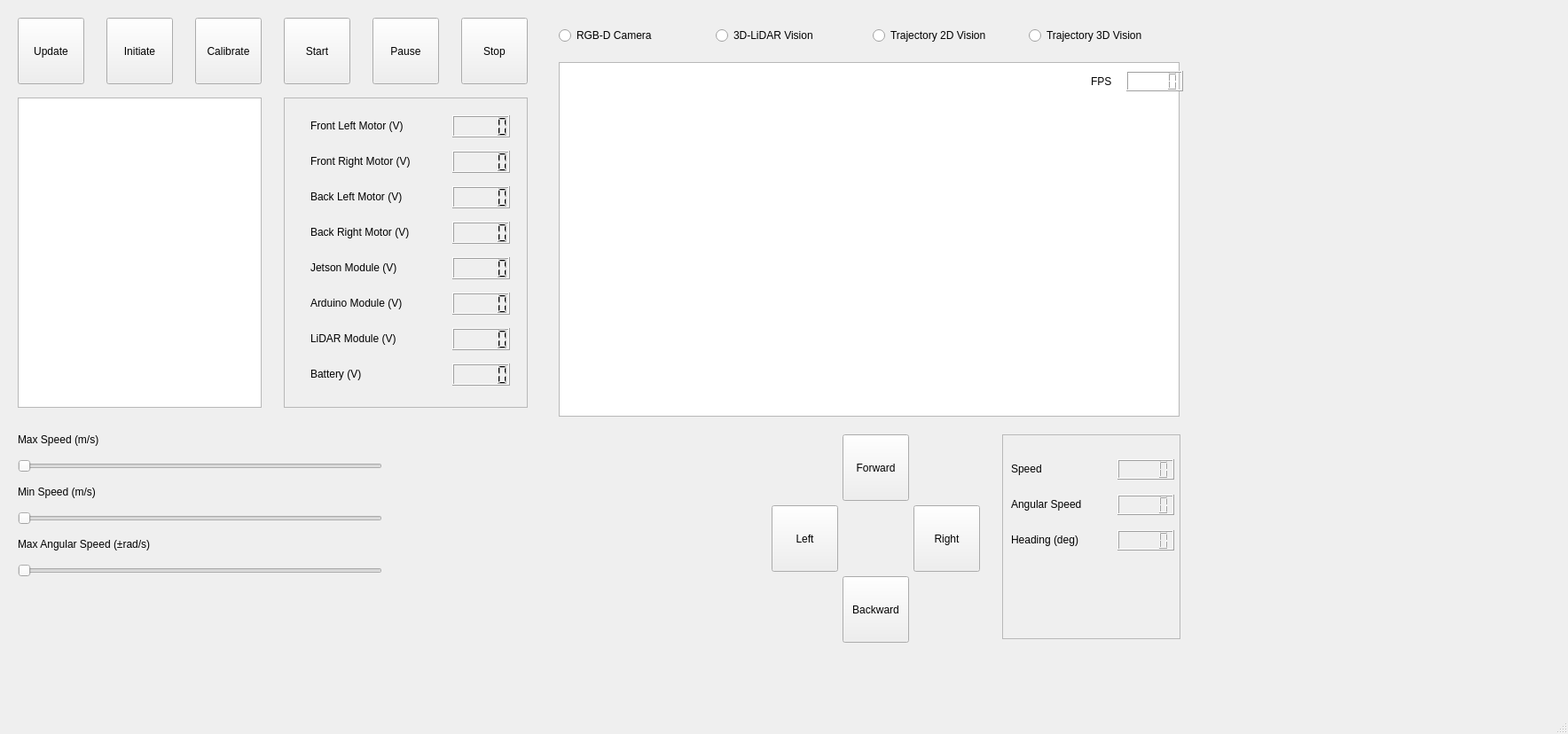
<?xml version="1.0" encoding="UTF-8"?>
<ui version="4.0">
 <class>MainWindow</class>
 <widget class="QMainWindow" name="MainWindow">
  <property name="geometry">
   <rect>
    <x>0</x>
    <y>0</y>
    <width>1768</width>
    <height>828</height>
   </rect>
  </property>
  <property name="windowTitle">
   <string>MainWindow</string>
  </property>
  <widget class="QWidget" name="centralwidget">
   <widget class="QPushButton" name="pushButton">
    <property name="geometry">
     <rect>
      <x>20</x>
      <y>20</y>
      <width>75</width>
      <height>75</height>
     </rect>
    </property>
    <property name="text">
     <string>Update</string>
    </property>
   </widget>
   <widget class="QPushButton" name="pushButton_2">
    <property name="geometry">
     <rect>
      <x>120</x>
      <y>20</y>
      <width>75</width>
      <height>75</height>
     </rect>
    </property>
    <property name="text">
     <string>Initiate</string>
    </property>
   </widget>
   <widget class="QPushButton" name="pushButton_3">
    <property name="geometry">
     <rect>
      <x>220</x>
      <y>20</y>
      <width>75</width>
      <height>75</height>
     </rect>
    </property>
    <property name="text">
     <string>Calibrate</string>
    </property>
   </widget>
   <widget class="QPushButton" name="pushButton_4">
    <property name="geometry">
     <rect>
      <x>320</x>
      <y>20</y>
      <width>75</width>
      <height>75</height>
     </rect>
    </property>
    <property name="text">
     <string>Start</string>
    </property>
   </widget>
   <widget class="QPushButton" name="pushButton_5">
    <property name="geometry">
     <rect>
      <x>420</x>
      <y>20</y>
      <width>75</width>
      <height>75</height>
     </rect>
    </property>
    <property name="text">
     <string>Pause</string>
    </property>
   </widget>
   <widget class="QPushButton" name="pushButton_6">
    <property name="geometry">
     <rect>
      <x>520</x>
      <y>20</y>
      <width>75</width>
      <height>75</height>
     </rect>
    </property>
    <property name="text">
     <string>Stop</string>
    </property>
   </widget>
   <widget class="QGraphicsView" name="graphicsView">
    <property name="geometry">
     <rect>
      <x>20</x>
      <y>110</y>
      <width>275</width>
      <height>350</height>
     </rect>
    </property>
   </widget>
   <widget class="QFrame" name="frame">
    <property name="geometry">
     <rect>
      <x>320</x>
      <y>110</y>
      <width>275</width>
      <height>350</height>
     </rect>
    </property>
    <property name="frameShape">
     <enum>QFrame::StyledPanel</enum>
    </property>
    <property name="frameShadow">
     <enum>QFrame::Raised</enum>
    </property>
    <widget class="QLCDNumber" name="lcdNumber">
     <property name="geometry">
      <rect>
       <x>190</x>
       <y>20</y>
       <width>65</width>
       <height>25</height>
      </rect>
     </property>
    </widget>
    <widget class="QLCDNumber" name="lcdNumber_2">
     <property name="geometry">
      <rect>
       <x>190</x>
       <y>60</y>
       <width>65</width>
       <height>25</height>
      </rect>
     </property>
    </widget>
    <widget class="QLCDNumber" name="lcdNumber_3">
     <property name="geometry">
      <rect>
       <x>190</x>
       <y>140</y>
       <width>65</width>
       <height>25</height>
      </rect>
     </property>
    </widget>
    <widget class="QLCDNumber" name="lcdNumber_4">
     <property name="geometry">
      <rect>
       <x>190</x>
       <y>100</y>
       <width>65</width>
       <height>25</height>
      </rect>
     </property>
    </widget>
    <widget class="QLCDNumber" name="lcdNumber_5">
     <property name="geometry">
      <rect>
       <x>190</x>
       <y>220</y>
       <width>65</width>
       <height>25</height>
      </rect>
     </property>
    </widget>
    <widget class="QLCDNumber" name="lcdNumber_6">
     <property name="geometry">
      <rect>
       <x>190</x>
       <y>260</y>
       <width>65</width>
       <height>25</height>
      </rect>
     </property>
    </widget>
    <widget class="QLCDNumber" name="lcdNumber_7">
     <property name="geometry">
      <rect>
       <x>190</x>
       <y>180</y>
       <width>65</width>
       <height>25</height>
      </rect>
     </property>
    </widget>
    <widget class="QLCDNumber" name="lcdNumber_8">
     <property name="geometry">
      <rect>
       <x>190</x>
       <y>300</y>
       <width>65</width>
       <height>25</height>
      </rect>
     </property>
    </widget>
    <widget class="QLabel" name="label">
     <property name="geometry">
      <rect>
       <x>30</x>
       <y>23</y>
       <width>141</width>
       <height>17</height>
      </rect>
     </property>
     <property name="text">
      <string>Front Left Motor (V)</string>
     </property>
    </widget>
    <widget class="QLabel" name="label_2">
     <property name="geometry">
      <rect>
       <x>30</x>
       <y>63</y>
       <width>151</width>
       <height>17</height>
      </rect>
     </property>
     <property name="text">
      <string>Front Right Motor (V)</string>
     </property>
    </widget>
    <widget class="QLabel" name="label_3">
     <property name="geometry">
      <rect>
       <x>30</x>
       <y>143</y>
       <width>151</width>
       <height>17</height>
      </rect>
     </property>
     <property name="text">
      <string>Back Right Motor (V)</string>
     </property>
    </widget>
    <widget class="QLabel" name="label_4">
     <property name="geometry">
      <rect>
       <x>30</x>
       <y>103</y>
       <width>141</width>
       <height>17</height>
      </rect>
     </property>
     <property name="text">
      <string>Back Left Motor (V)</string>
     </property>
    </widget>
    <widget class="QLabel" name="label_5">
     <property name="geometry">
      <rect>
       <x>30</x>
       <y>183</y>
       <width>141</width>
       <height>17</height>
      </rect>
     </property>
     <property name="text">
      <string>Jetson Module (V)</string>
     </property>
    </widget>
    <widget class="QLabel" name="label_6">
     <property name="geometry">
      <rect>
       <x>30</x>
       <y>223</y>
       <width>141</width>
       <height>17</height>
      </rect>
     </property>
     <property name="text">
      <string>Arduino Module (V)</string>
     </property>
    </widget>
    <widget class="QLabel" name="label_7">
     <property name="geometry">
      <rect>
       <x>30</x>
       <y>263</y>
       <width>141</width>
       <height>17</height>
      </rect>
     </property>
     <property name="text">
      <string>LiDAR Module (V)</string>
     </property>
    </widget>
    <widget class="QLabel" name="label_8">
     <property name="geometry">
      <rect>
       <x>30</x>
       <y>303</y>
       <width>141</width>
       <height>17</height>
      </rect>
     </property>
     <property name="text">
      <string>Battery (V)</string>
     </property>
    </widget>
   </widget>
   <widget class="QGraphicsView" name="graphicsView_2">
    <property name="geometry">
     <rect>
      <x>630</x>
      <y>70</y>
      <width>700</width>
      <height>400</height>
     </rect>
    </property>
   </widget>
   <widget class="QWidget" name="horizontalLayoutWidget">
    <property name="geometry">
     <rect>
      <x>630</x>
      <y>20</y>
      <width>701</width>
      <height>41</height>
     </rect>
    </property>
    <layout class="QHBoxLayout" name="horizontalLayout">
     <item>
      <widget class="QRadioButton" name="radioButton_3">
       <property name="text">
        <string>RGB-D Camera</string>
       </property>
      </widget>
     </item>
     <item>
      <widget class="QRadioButton" name="radioButton_2">
       <property name="text">
        <string>3D-LiDAR Vision</string>
       </property>
      </widget>
     </item>
     <item>
      <widget class="QRadioButton" name="radioButton">
       <property name="text">
        <string>Trajectory 2D Vision</string>
       </property>
      </widget>
     </item>
     <item>
      <widget class="QRadioButton" name="radioButton_4">
       <property name="text">
        <string>Trajectory 3D Vision</string>
       </property>
      </widget>
     </item>
    </layout>
   </widget>
   <widget class="QLCDNumber" name="lcdNumber_9">
    <property name="geometry">
     <rect>
      <x>1270</x>
      <y>80</y>
      <width>64</width>
      <height>23</height>
     </rect>
    </property>
   </widget>
   <widget class="QLabel" name="label_9">
    <property name="geometry">
     <rect>
      <x>1230</x>
      <y>83</y>
      <width>31</width>
      <height>17</height>
     </rect>
    </property>
    <property name="text">
     <string>FPS</string>
    </property>
   </widget>
   <widget class="QWidget" name="verticalLayoutWidget">
    <property name="geometry">
     <rect>
      <x>20</x>
      <y>480</y>
      <width>411</width>
      <height>171</height>
     </rect>
    </property>
    <layout class="QVBoxLayout" name="verticalLayout">
     <item>
      <widget class="QLabel" name="label_10">
       <property name="text">
        <string>Max Speed (m/s)</string>
       </property>
      </widget>
     </item>
     <item>
      <widget class="QSlider" name="horizontalSlider">
       <property name="orientation">
        <enum>Qt::Horizontal</enum>
       </property>
      </widget>
     </item>
     <item>
      <widget class="QLabel" name="label_12">
       <property name="text">
        <string>Min Speed (m/s)</string>
       </property>
      </widget>
     </item>
     <item>
      <widget class="QSlider" name="horizontalSlider_3">
       <property name="orientation">
        <enum>Qt::Horizontal</enum>
       </property>
      </widget>
     </item>
     <item>
      <widget class="QLabel" name="label_11">
       <property name="text">
        <string>Max Angular Speed (±rad/s)</string>
       </property>
      </widget>
     </item>
     <item>
      <widget class="QSlider" name="horizontalSlider_2">
       <property name="orientation">
        <enum>Qt::Horizontal</enum>
       </property>
      </widget>
     </item>
    </layout>
   </widget>
   <widget class="QPushButton" name="pushButton_7">
    <property name="geometry">
     <rect>
      <x>950</x>
      <y>490</y>
      <width>75</width>
      <height>75</height>
     </rect>
    </property>
    <property name="text">
     <string>Forward</string>
    </property>
   </widget>
   <widget class="QPushButton" name="pushButton_8">
    <property name="geometry">
     <rect>
      <x>950</x>
      <y>650</y>
      <width>75</width>
      <height>75</height>
     </rect>
    </property>
    <property name="text">
     <string>Backward</string>
    </property>
   </widget>
   <widget class="QPushButton" name="pushButton_9">
    <property name="geometry">
     <rect>
      <x>870</x>
      <y>570</y>
      <width>75</width>
      <height>75</height>
     </rect>
    </property>
    <property name="text">
     <string>Left</string>
    </property>
   </widget>
   <widget class="QPushButton" name="pushButton_10">
    <property name="geometry">
     <rect>
      <x>1030</x>
      <y>570</y>
      <width>75</width>
      <height>75</height>
     </rect>
    </property>
    <property name="text">
     <string>Right</string>
    </property>
   </widget>
   <widget class="QFrame" name="frame_2">
    <property name="geometry">
     <rect>
      <x>1130</x>
      <y>490</y>
      <width>201</width>
      <height>231</height>
     </rect>
    </property>
    <property name="frameShape">
     <enum>QFrame::StyledPanel</enum>
    </property>
    <property name="frameShadow">
     <enum>QFrame::Raised</enum>
    </property>
    <widget class="QLabel" name="label_13">
     <property name="geometry">
      <rect>
       <x>10</x>
       <y>30</y>
       <width>101</width>
       <height>17</height>
      </rect>
     </property>
     <property name="text">
      <string>Speed</string>
     </property>
    </widget>
    <widget class="QLCDNumber" name="lcdNumber_10">
     <property name="geometry">
      <rect>
       <x>130</x>
       <y>28</y>
       <width>64</width>
       <height>23</height>
      </rect>
     </property>
    </widget>
    <widget class="QLCDNumber" name="lcdNumber_11">
     <property name="geometry">
      <rect>
       <x>130</x>
       <y>68</y>
       <width>64</width>
       <height>23</height>
      </rect>
     </property>
    </widget>
    <widget class="QLabel" name="label_14">
     <property name="geometry">
      <rect>
       <x>10</x>
       <y>70</y>
       <width>101</width>
       <height>17</height>
      </rect>
     </property>
     <property name="text">
      <string>Angular Speed</string>
     </property>
    </widget>
    <widget class="QLCDNumber" name="lcdNumber_12">
     <property name="geometry">
      <rect>
       <x>130</x>
       <y>108</y>
       <width>64</width>
       <height>23</height>
      </rect>
     </property>
    </widget>
    <widget class="QLabel" name="label_15">
     <property name="geometry">
      <rect>
       <x>10</x>
       <y>110</y>
       <width>101</width>
       <height>17</height>
      </rect>
     </property>
     <property name="text">
      <string>Heading (deg)</string>
     </property>
    </widget>
   </widget>
  </widget>
  <widget class="QMenuBar" name="menubar">
   <property name="geometry">
    <rect>
     <x>0</x>
     <y>0</y>
     <width>1768</width>
     <height>22</height>
    </rect>
   </property>
  </widget>
  <widget class="QStatusBar" name="statusbar"/>
 </widget>
 <tabstops>
  <tabstop>pushButton_6</tabstop>
  <tabstop>pushButton_4</tabstop>
  <tabstop>pushButton_5</tabstop>
  <tabstop>pushButton_3</tabstop>
  <tabstop>pushButton_2</tabstop>
  <tabstop>graphicsView</tabstop>
  <tabstop>pushButton</tabstop>
 </tabstops>
 <resources/>
 <connections/>
</ui>
